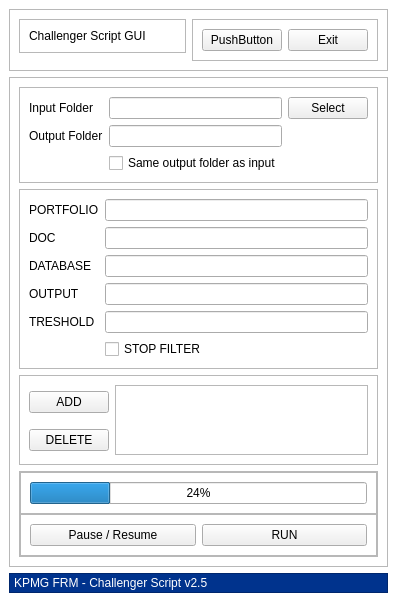
<?xml version="1.0" encoding="UTF-8"?>
<ui version="4.0">
 <class>MainWindow</class>
 <widget class="QMainWindow" name="MainWindow">
  <property name="geometry">
   <rect>
    <x>0</x>
    <y>0</y>
    <width>315</width>
    <height>514</height>
   </rect>
  </property>
  <property name="windowTitle">
   <string>MainWindow</string>
  </property>
  <widget class="QWidget" name="main">
   <property name="styleSheet">
    <string notr="true">QLabel#copyright_tag{
color:white;
}
QFrame#footer{
background: rgb(0,51,141);
}

QWidget#main{
background: white;
}</string>
   </property>
   <layout class="QVBoxLayout" name="verticalLayout">
    <item alignment="Qt::AlignTop">
     <widget class="QFrame" name="top">
      <property name="frameShape">
       <enum>QFrame::StyledPanel</enum>
      </property>
      <property name="frameShadow">
       <enum>QFrame::Raised</enum>
      </property>
      <layout class="QHBoxLayout" name="horizontalLayout">
       <item alignment="Qt::AlignTop">
        <widget class="QFrame" name="top_center">
         <property name="frameShape">
          <enum>QFrame::StyledPanel</enum>
         </property>
         <property name="frameShadow">
          <enum>QFrame::Raised</enum>
         </property>
         <layout class="QHBoxLayout" name="horizontalLayout_3">
          <item alignment="Qt::AlignTop">
           <widget class="QLabel" name="label">
            <property name="text">
             <string>Challenger Script GUI</string>
            </property>
           </widget>
          </item>
         </layout>
        </widget>
       </item>
       <item alignment="Qt::AlignTop">
        <widget class="QFrame" name="top_right">
         <property name="frameShape">
          <enum>QFrame::StyledPanel</enum>
         </property>
         <property name="frameShadow">
          <enum>QFrame::Raised</enum>
         </property>
         <layout class="QHBoxLayout" name="horizontalLayout_2">
          <item>
           <widget class="QPushButton" name="pushButton_2">
            <property name="text">
             <string>PushButton</string>
            </property>
           </widget>
          </item>
          <item>
           <widget class="QPushButton" name="exit_botton">
            <property name="text">
             <string>Exit</string>
            </property>
           </widget>
          </item>
         </layout>
        </widget>
       </item>
      </layout>
     </widget>
    </item>
    <item>
     <widget class="QFrame" name="body">
      <property name="sizePolicy">
       <sizepolicy hsizetype="Expanding" vsizetype="Expanding">
        <horstretch>0</horstretch>
        <verstretch>0</verstretch>
       </sizepolicy>
      </property>
      <property name="layoutDirection">
       <enum>Qt::LeftToRight</enum>
      </property>
      <property name="frameShape">
       <enum>QFrame::StyledPanel</enum>
      </property>
      <property name="frameShadow">
       <enum>QFrame::Raised</enum>
      </property>
      <layout class="QVBoxLayout" name="verticalLayout_3">
       <item alignment="Qt::AlignTop">
        <widget class="QFrame" name="body_top">
         <property name="frameShape">
          <enum>QFrame::StyledPanel</enum>
         </property>
         <property name="frameShadow">
          <enum>QFrame::Raised</enum>
         </property>
         <layout class="QGridLayout" name="gridLayout">
          <item row="0" column="0">
           <widget class="QLabel" name="input_tag">
            <property name="text">
             <string>Input Folder</string>
            </property>
           </widget>
          </item>
          <item row="0" column="1">
           <widget class="QLineEdit" name="input_lineEdit"/>
          </item>
          <item row="0" column="2">
           <widget class="QPushButton" name="select_input_path_button">
            <property name="text">
             <string>Select</string>
            </property>
           </widget>
          </item>
          <item row="1" column="0">
           <widget class="QLabel" name="output_tag">
            <property name="text">
             <string>Output Folder</string>
            </property>
           </widget>
          </item>
          <item row="1" column="1">
           <widget class="QLineEdit" name="output_lineEdit"/>
          </item>
          <item row="2" column="1">
           <widget class="QCheckBox" name="select_output_path_checkBox">
            <property name="text">
             <string>Same output folder as input</string>
            </property>
           </widget>
          </item>
         </layout>
        </widget>
       </item>
       <item alignment="Qt::AlignTop">
        <widget class="QFrame" name="body_middle_top">
         <property name="frameShape">
          <enum>QFrame::StyledPanel</enum>
         </property>
         <property name="frameShadow">
          <enum>QFrame::Raised</enum>
         </property>
         <layout class="QFormLayout" name="formLayout">
          <item row="0" column="0">
           <widget class="QLabel" name="portfolio_tag">
            <property name="text">
             <string>PORTFOLIO</string>
            </property>
           </widget>
          </item>
          <item row="0" column="1">
           <widget class="QLineEdit" name="portfolio_lineEdit"/>
          </item>
          <item row="2" column="0">
           <widget class="QLabel" name="doc_tag">
            <property name="text">
             <string>DOC</string>
            </property>
           </widget>
          </item>
          <item row="2" column="1">
           <widget class="QLineEdit" name="doc_lineEdit"/>
          </item>
          <item row="4" column="0">
           <widget class="QLabel" name="database_tag">
            <property name="text">
             <string>DATABASE</string>
            </property>
           </widget>
          </item>
          <item row="4" column="1">
           <widget class="QLineEdit" name="database_lineEdit"/>
          </item>
          <item row="6" column="0">
           <widget class="QLabel" name="output_tag_2">
            <property name="text">
             <string>OUTPUT</string>
            </property>
           </widget>
          </item>
          <item row="8" column="1">
           <widget class="QCheckBox" name="filter_checkBox">
            <property name="text">
             <string>STOP FILTER</string>
            </property>
           </widget>
          </item>
          <item row="6" column="1">
           <widget class="QLineEdit" name="output_name_lineEdit"/>
          </item>
          <item row="7" column="1">
           <widget class="QLineEdit" name="treshold_lineEdit"/>
          </item>
          <item row="7" column="0">
           <widget class="QLabel" name="treshold_tag">
            <property name="text">
             <string>TRESHOLD</string>
            </property>
           </widget>
          </item>
         </layout>
        </widget>
       </item>
       <item>
        <widget class="QFrame" name="body_middle_down">
         <property name="sizePolicy">
          <sizepolicy hsizetype="Preferred" vsizetype="Expanding">
           <horstretch>0</horstretch>
           <verstretch>0</verstretch>
          </sizepolicy>
         </property>
         <property name="frameShape">
          <enum>QFrame::StyledPanel</enum>
         </property>
         <property name="frameShadow">
          <enum>QFrame::Raised</enum>
         </property>
         <layout class="QGridLayout" name="gridLayout_2">
          <item row="0" column="0">
           <widget class="QPushButton" name="add_botton">
            <property name="text">
             <string>ADD</string>
            </property>
           </widget>
          </item>
          <item row="0" column="1" rowspan="2">
           <widget class="QTableWidget" name="sign_table"/>
          </item>
          <item row="1" column="0">
           <widget class="QPushButton" name="delete_botton">
            <property name="text">
             <string>DELETE</string>
            </property>
           </widget>
          </item>
         </layout>
        </widget>
       </item>
       <item alignment="Qt::AlignBottom">
        <widget class="QFrame" name="body_foot_down">
         <property name="frameShape">
          <enum>QFrame::StyledPanel</enum>
         </property>
         <property name="frameShadow">
          <enum>QFrame::Raised</enum>
         </property>
         <layout class="QVBoxLayout" name="verticalLayout_4">
          <property name="spacing">
           <number>0</number>
          </property>
          <property name="leftMargin">
           <number>0</number>
          </property>
          <property name="topMargin">
           <number>0</number>
          </property>
          <property name="rightMargin">
           <number>0</number>
          </property>
          <property name="bottomMargin">
           <number>0</number>
          </property>
          <item alignment="Qt::AlignBottom">
           <widget class="QFrame" name="frame">
            <property name="frameShape">
             <enum>QFrame::StyledPanel</enum>
            </property>
            <property name="frameShadow">
             <enum>QFrame::Raised</enum>
            </property>
            <layout class="QVBoxLayout" name="verticalLayout_5">
             <item>
              <widget class="QProgressBar" name="progress">
               <property name="value">
                <number>24</number>
               </property>
              </widget>
             </item>
            </layout>
           </widget>
          </item>
          <item alignment="Qt::AlignBottom">
           <widget class="QFrame" name="frame_2">
            <property name="frameShape">
             <enum>QFrame::StyledPanel</enum>
            </property>
            <property name="frameShadow">
             <enum>QFrame::Raised</enum>
            </property>
            <layout class="QHBoxLayout" name="horizontalLayout_4">
             <item>
              <widget class="QPushButton" name="pause_resume_botton">
               <property name="text">
                <string>Pause / Resume</string>
               </property>
              </widget>
             </item>
             <item>
              <widget class="QPushButton" name="run_botton">
               <property name="text">
                <string>RUN</string>
               </property>
              </widget>
             </item>
            </layout>
           </widget>
          </item>
         </layout>
        </widget>
       </item>
      </layout>
     </widget>
    </item>
    <item alignment="Qt::AlignBottom">
     <widget class="QFrame" name="footer">
      <property name="frameShape">
       <enum>QFrame::StyledPanel</enum>
      </property>
      <property name="frameShadow">
       <enum>QFrame::Raised</enum>
      </property>
      <layout class="QVBoxLayout" name="verticalLayout_2">
       <property name="leftMargin">
        <number>4</number>
       </property>
       <property name="topMargin">
        <number>2</number>
       </property>
       <property name="rightMargin">
        <number>0</number>
       </property>
       <property name="bottomMargin">
        <number>2</number>
       </property>
       <item alignment="Qt::AlignLeft|Qt::AlignBottom">
        <widget class="QLabel" name="copyright_tag">
         <property name="text">
          <string>KPMG FRM - Challenger Script v2.5</string>
         </property>
        </widget>
       </item>
      </layout>
     </widget>
    </item>
   </layout>
  </widget>
 </widget>
 <resources/>
 <connections/>
</ui>
